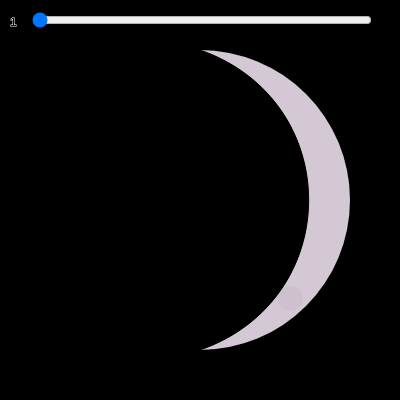
Frame 1 (no input)
Frame 60 (no input): identical to frame 1, image omitted
Frame 120 (the mouse pressed at the canvas centre since frame 60): identical to frame 1, image omitted

The p5.js sketch that drew this single still picture (run headless with seeded random() and noise() and a simulated clock; from frame 60 on, the mouse is pressed at the canvas centre):

// p5.js sketch
// ── sketch.js
let textureData;
let phaseSlider;

function setup() {
  createCanvas(400, 400);
  textureData = Array(40)
    .fill(0)
    .map(() => ({
      size: random(25),
      x: random(width),
      y: random(height),
      shade: random(50) + 200,
    }));

  phaseSlider = createSlider(1, 28, 1, 1);
  phaseSlider.position(30, 10);
  phaseSlider.size(340);
}
function draw() {
  background(0);
  stroke(255);
  text(`${phaseSlider.value()}`, 10, 26);
  drawMoon(300, color(130, 15, 130), phaseSlider.value());
}

function drawMoon(size, col, phase) {
  // shape outline (for debugging)
  // strokeWeight(1);
  // stroke(255);
  // noFill();
  // outer(phase)();
  // inner(phase)();

  stroke(0);
  push();

  // mask
  clip(outer(size));
  clip(inner(phase, size));

  // texture
  background(lerpColor(color(220), col, 0.1));
  strokeWeight(0);
  textureData.forEach(({ x, y, size, shade }) => {
    fill(lerpColor(color(shade, shade, shade), col, 0.1));
    circle(x, y, size);
  });

  pop();

  // shade
  coverHalf(phase);
  innerArc(phase, size);
}

function outer(size) {
  return () => {
    arc(200, 200, size, size, 0, 2 * PI);
  };
}

function coverHalf(phase) {
  fill(0);
  if (phase < 8) {
    rect(50, 50, 150, 350);
  } else if (phase >= 22) {
    rect(200, 50, 350, 350);
  }
}

function innerArc(phase, size) {
  fill(0);
  // stroke(255);
  if (phase < 8) {
    const control = -800 * (size / 300) + phase * (130 * (size / 300));
    curve(
      control,
      200 - size / 2,
      200,
      200 - size / 2,
      200,
      200 + size / 2,
      control,
      200 + size / 2
    );
  } else if (phase > 22) {
    const control = -800 * (size / 300) + (phase % 15) * (160 * (size / 300));
    curve(
      control,
      200 - size / 2,
      200,
      200 - size / 2,
      200,
      200 + size / 2,
      control,
      200 + size / 2
    );
  }
}

function inner(phase, size) {
  return () => {
    if (phase >= 8 && phase < 15) {
      const control = -800 * (size / 300) + phase * (130 * (size / 300));
      curve(
        control,
        200 - size / 2,
        200,
        200 - size / 2,
        200,
        200 + size / 2,
        control,
        200 + size / 2
      );
      rect(200, 50, 350, 350);
    } else if (phase >= 16 && phase < 22) {
      const control = -800 * (size / 300) + (phase % 15) * (130 * (size / 300));
      curve(
        control,
        200 - size / 2,
        200,
        200 - size / 2,
        200,
        200 + size / 2,
        control,
        200 + size / 2
      );
      rect(50, 50, 150, 350);
    } else {
      // deactivate clipping
      rect(0, 0, width, height);
    }
  };
}

function textureCircle(tintColor) {
  const size = random(25);
  const xPos = random(width);
  const yPos = random(height);
  const shade = random(50) + 200;
  fill(lerpColor(color(shade, shade, shade), tintColor, 0.1));
  strokeWeight(0);
  circle(xPos, yPos, size);
}
